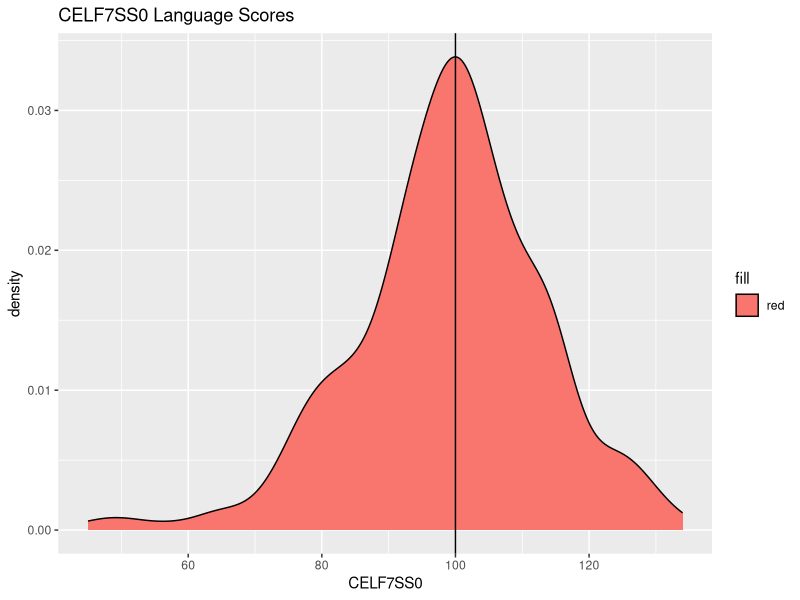
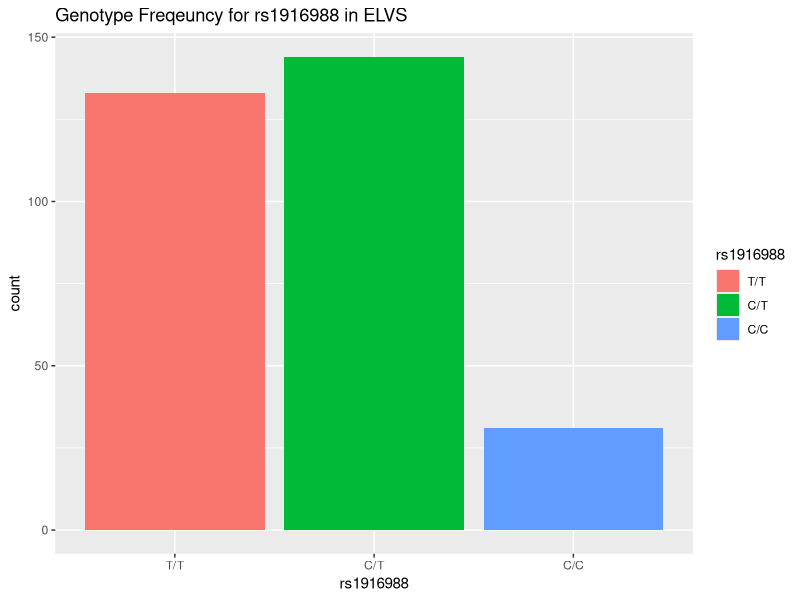
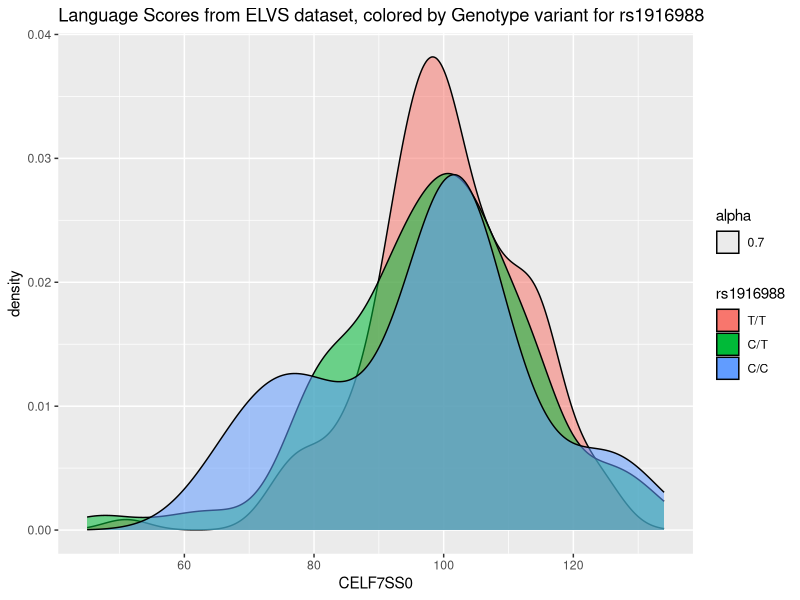
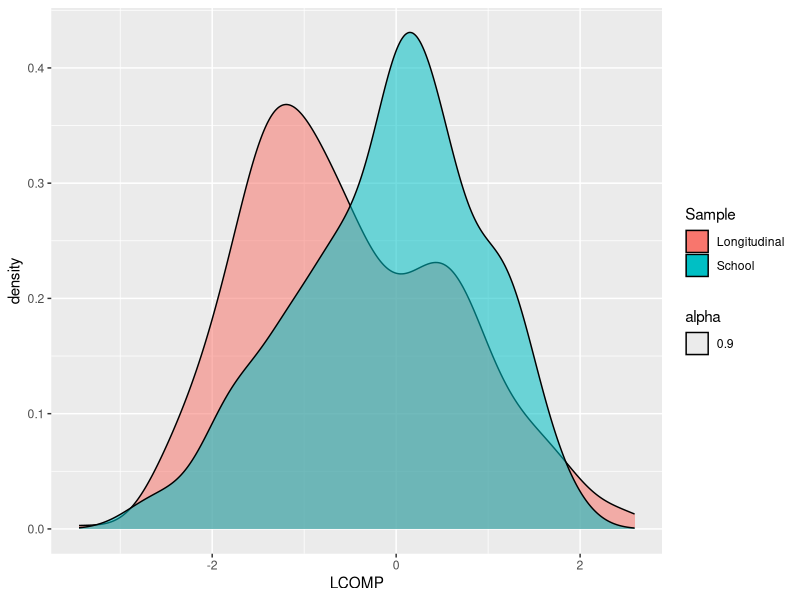
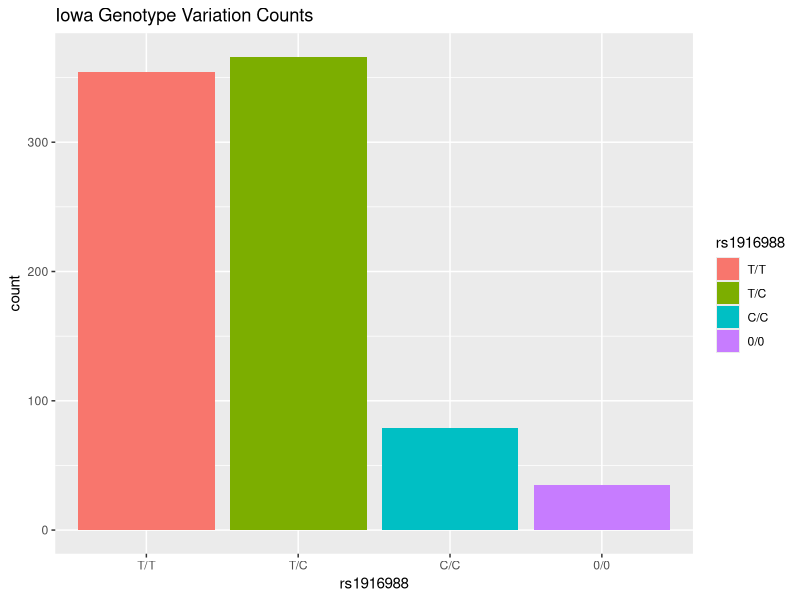
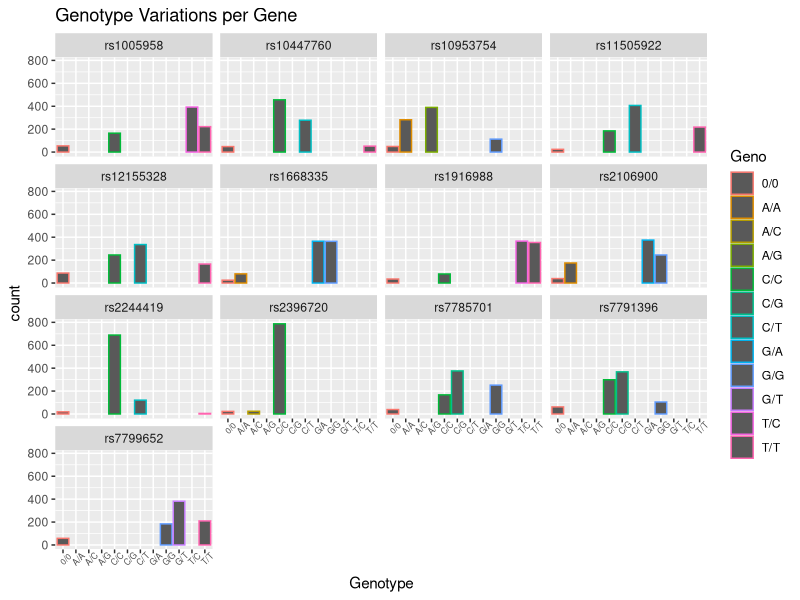
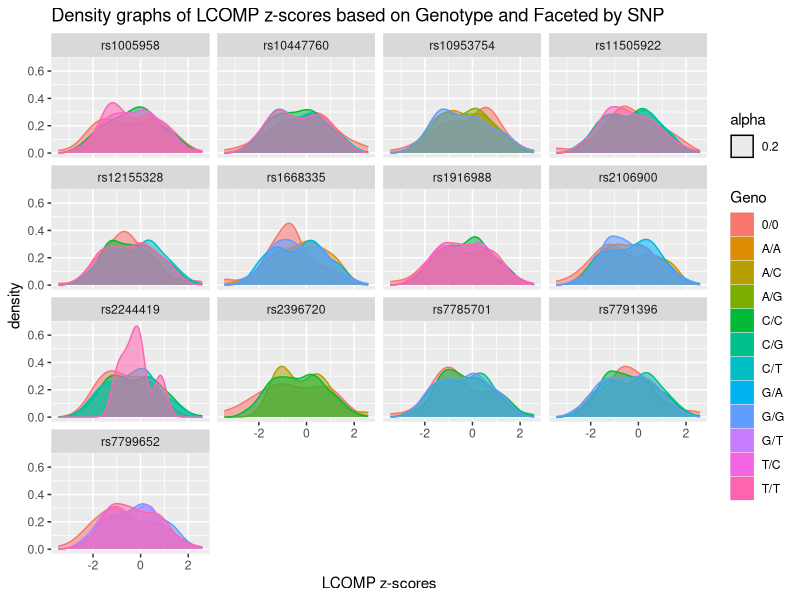
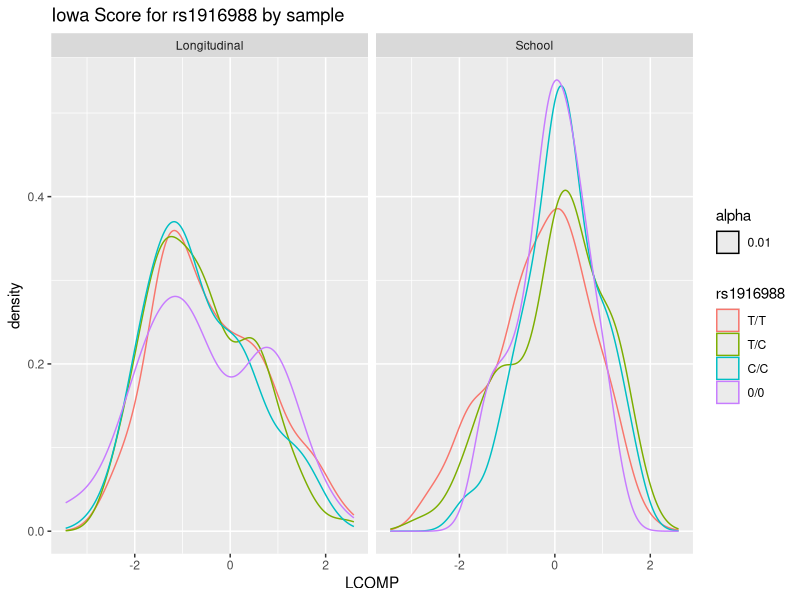

Write R code to recreate these figures, in order.
## ---- chunk 1
library(tidyverse)
library(skimr)
## ---- chunk 2
elvs <- read_csv('data/tidy_elvs.csv')
elvs <- elvs %>% mutate(rs1916988 = as_factor(rs1916988))
iowa <- read_csv('data/tidy_iowa.csv')
iowa <- iowa %>% mutate_at(vars(starts_with("rs")), funs( as_factor(.)))
## ---- chunk 3
elvs %>% glimpse()
## ---- chunk 4
elvs %>% skim()
## ---- chunk 5
elvs %>% ggplot(aes(x=CELF7SS0, fill = "red")) + geom_density() + geom_vline(xintercept = 100) + ggtitle('CELF7SS0 Language Scores')
ggsave('images/CELF7SS0_dist.png')
## ---- chunk 6
elvs %>% ggplot(aes(x=rs1916988,fill=rs1916988)) + geom_bar() + ggtitle('Genotype Freqeuncy for rs1916988 in ELVS')
ggsave('images/rs1916988_elvs_count_bar.png')
## ---- chunk 7
elvs %>% ggplot(aes(x=CELF7SS0, fill = rs1916988, alpha = 0.7)) + 
  geom_density() + 
  labs(title = "Language Scores from ELVS dataset, colored by Genotype variant for rs1916988")
ggsave('images/CELF7SS0_scores_dist.png')
## ---- chunk 8
iowa %>% glimpse()
## ---- chunk 9
iowa %>% skim()
## ---- chunk 10
iowa %>% ggplot(aes(x=LCOMP,fill=Sample,alpha=.9)) + 
  geom_density()

ggsave('images/iowa_scores_density.png')
## ---- chunk 11
iowa %>% ggplot(aes(x=rs1916988,fill = rs1916988)) + 
  geom_bar(position = "stack") +
  ggtitle('Iowa Genotype Variation Counts')

ggsave('images/rs1916988_count_bar_variants.png')
## ---- chunk 12
SNP <- iowa %>% gather(key = "SNP", value = "Geno", starts_with("rs")) %>% group_by(SNP)
SNP %>% ggplot(aes(x = Geno, color = Geno)) + 
  geom_bar() + 
  facet_wrap(~SNP) + 
  labs(title = "Genotype Variations per Gene") + 
  xlab("Genotype") + 
  theme(axis.text.x = element_text(size = 6, angle = 45))

ggsave('images/genotype_var_per_gene.png')
## ---- chunk 13
# 
SNP <- iowa %>% gather(key = "SNP", value = "Geno", starts_with("rs")) %>% group_by(SNP)
SNP %>% ggplot(aes(x = LCOMP, fill = Geno, color = Geno, alpha = 0.2)) + 
  geom_density() + 
  facet_wrap(~SNP) + 
  labs(title = "Density graphs of LCOMP z-scores based on Genotype and Faceted by SNP") + 
  xlab("LCOMP z-scores")

ggsave('images/iowa_zscore_density_by_SNP.png')
## ---- chunk 14
common_SNP <- iowa %>% select(LCOMP, Sample, rs1916988)

common_SNP %>% 
  ggplot(aes(x = LCOMP, color = rs1916988, alpha = 0.01)) + geom_density() + facet_wrap(~Sample) + ggtitle('Iowa Score for rs1916988 by sample')

ggsave('images/iowa_score_rs1916988_density_by_sample.png')
